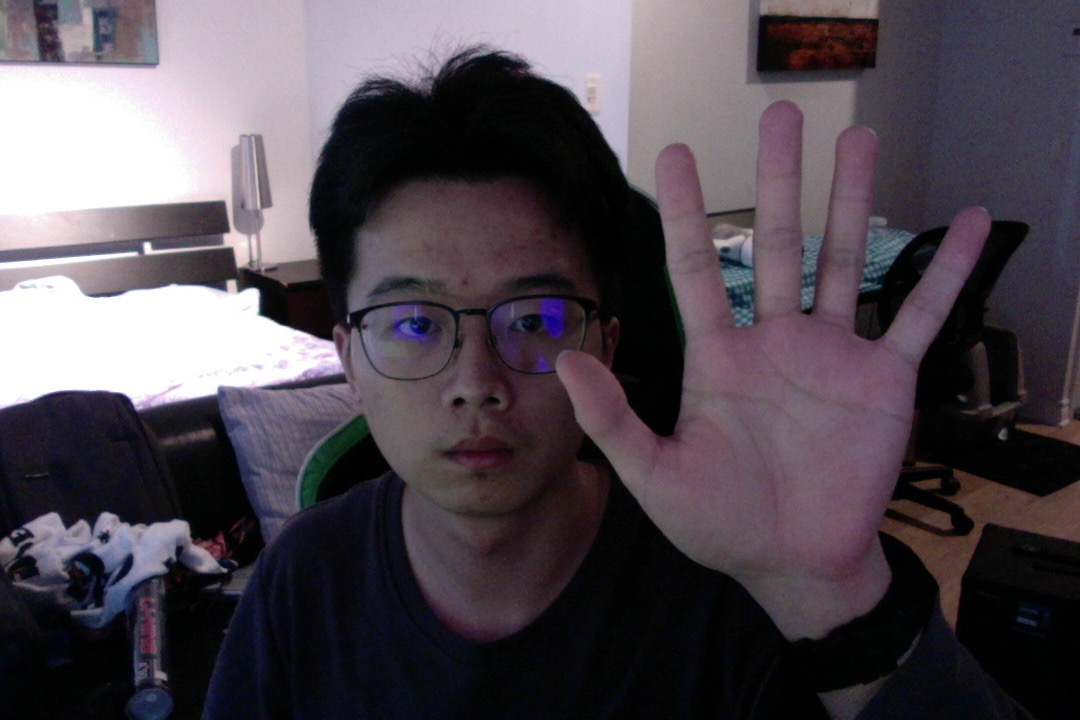
#> input picture scripts/test.jpg, 1080 x 720 px
$ python canny_detector.py --input test.jpg
#> lines starting #> are read from the running program, lines starting #| are printed output that depends on the picture
from __future__ import print_function
import cv2 as cv
import argparse

max_lowThreshold = 100
window_name = 'Edge Map'
title_trackbar = 'Min Threshold:'
ratio = 3
kernel_size = 3


def CannyThreshold(val):
    low_threshold = val
    img_blur = cv.blur(src_gray, (3, 3))
    detected_edges = cv.Canny(img_blur, low_threshold, low_threshold * ratio, kernel_size)
    mask = detected_edges != 0
    dst = src * (mask[:, :, None].astype(src.dtype))
    cv.imshow(window_name, dst)


parser = argparse.ArgumentParser(description='Code for Canny Edge Detector tutorial.')
parser.add_argument('--input', help='Path to input image.', default='../dataset/test/image1.jpg')
args = parser.parse_args()
src = cv.imread(cv.samples.findFile(args.input))
#> src is the input picture: shape (720, 1080, 3); mean B, G, R 81.2, 73.3, 81
if src is None:
    print('Could not open or find the image: ', args.input)
    exit(0)
src_gray = cv.cvtColor(src, cv.COLOR_BGR2GRAY)
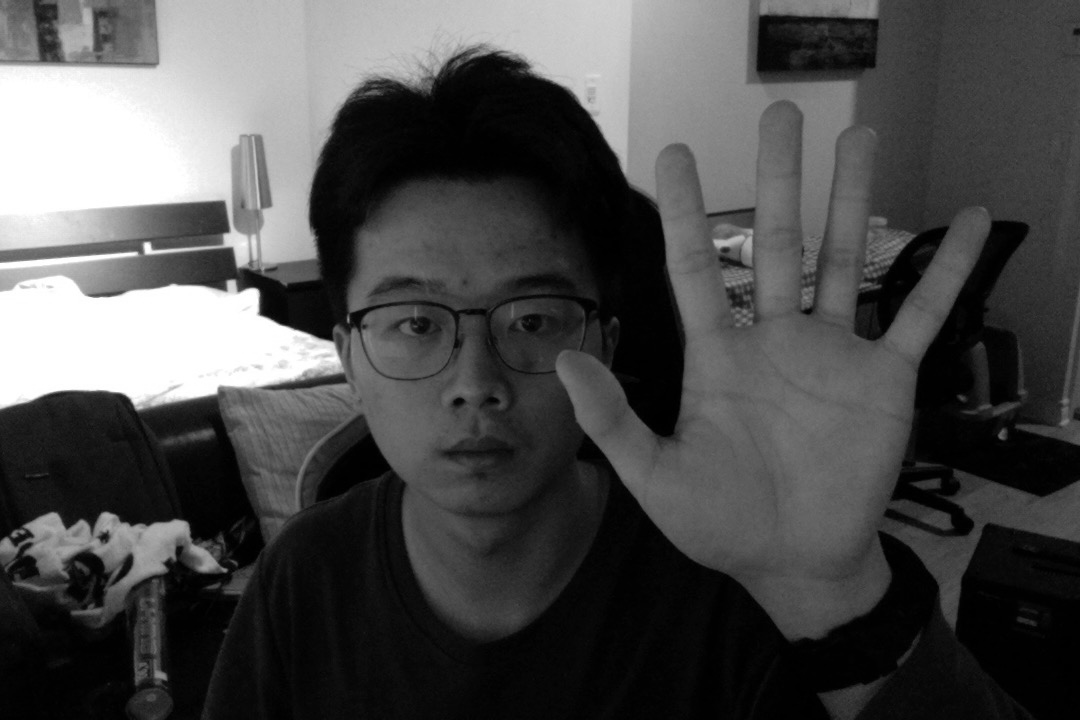
#> src_gray: shape (720, 1080); min 0, max 255, mean 76.5
cv.namedWindow(window_name)
cv.createTrackbar(title_trackbar, window_name, 0, max_lowThreshold, CannyThreshold)
#> slider 'Min Threshold:' is set to 20
CannyThreshold(0)
#> in CannyThreshold, `detected_edges = cv.Canny(img_blur, low_threshold, low_threshold * rat..`:
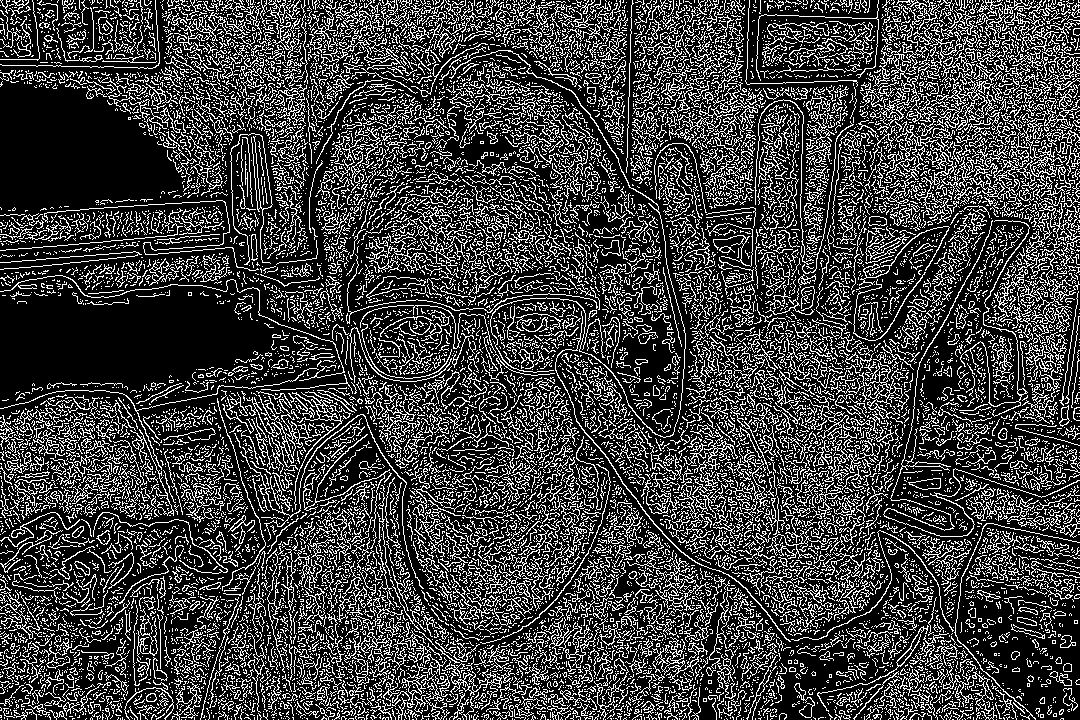
#> detected_edges: shape (720, 1080); 24.7% white in thin lines or dots
#> in CannyThreshold, `mask = detected_edges != 0`: mask: shape (720, 1080) bool; 24.7% white in thin lines or dots
#> in CannyThreshold, `dst = src * (mask[:, :, None].astype(src.dtype))`:
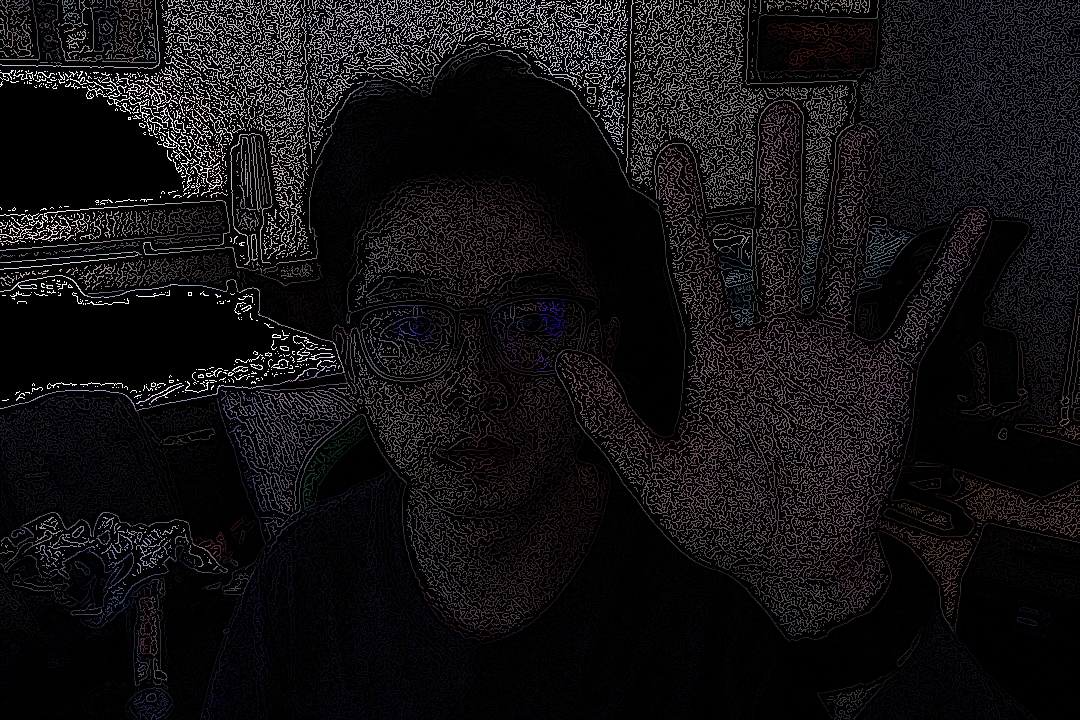
#> dst: shape (720, 1080, 3); mean B, G, R 18.3, 16.2, 18.3
cv.waitKey()
#> call 2 of CannyThreshold, with val = 20
#> in CannyThreshold (call 2), `detected_edges = cv.Canny(img_blur, low_threshold, low_threshold * rat..`:
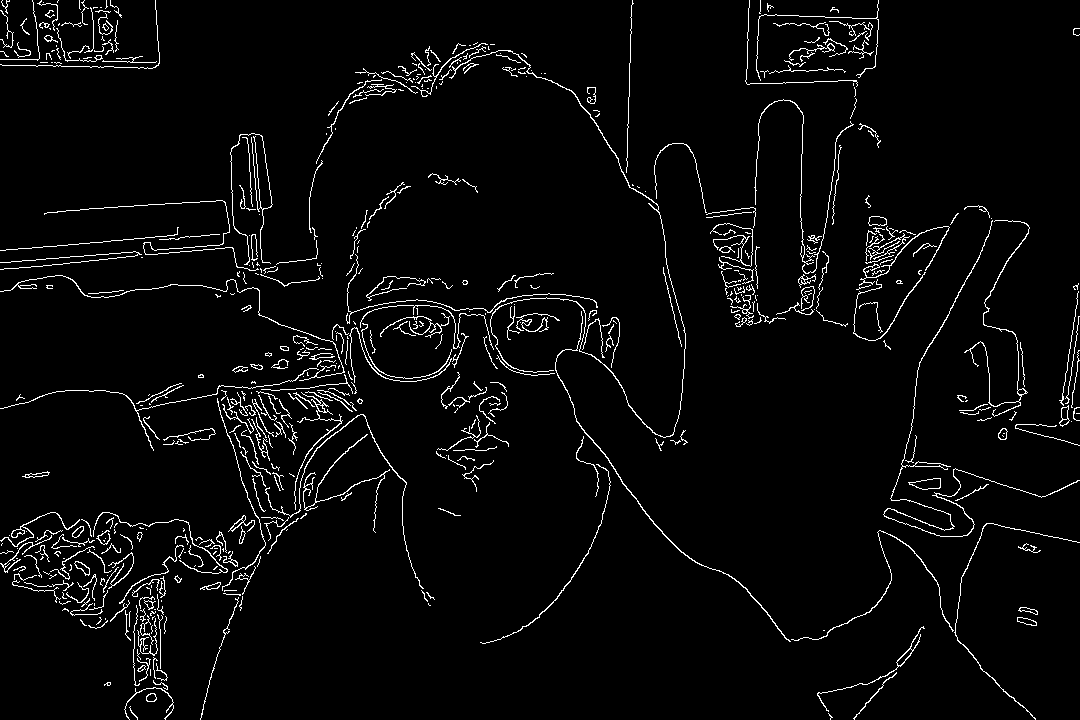
#> detected_edges: shape (720, 1080); 3.6% white in thin lines or dots
#> in CannyThreshold (call 2), `mask = detected_edges != 0`: mask: shape (720, 1080) bool; 3.6% white in thin lines or dots
#> in CannyThreshold (call 2), `dst = src * (mask[:, :, None].astype(src.dtype))`:
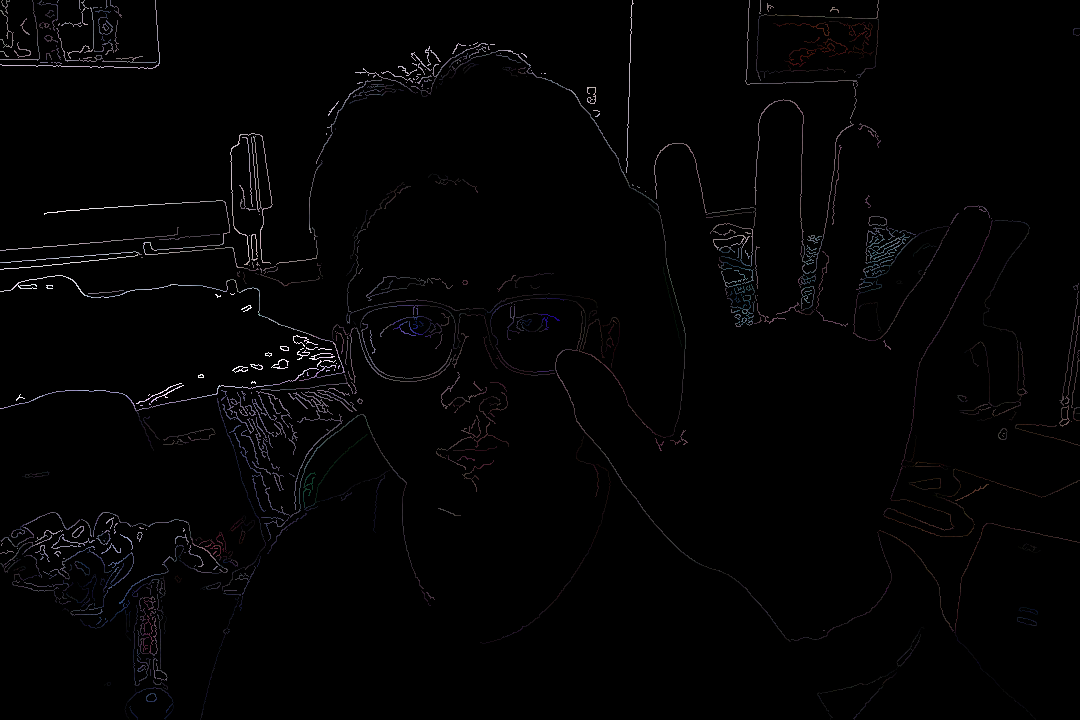
#> dst: shape (720, 1080, 3); mean B, G, R 3, 2.6, 2.9

$ run again, on dataset/all_data/007644401_02_r.jpg
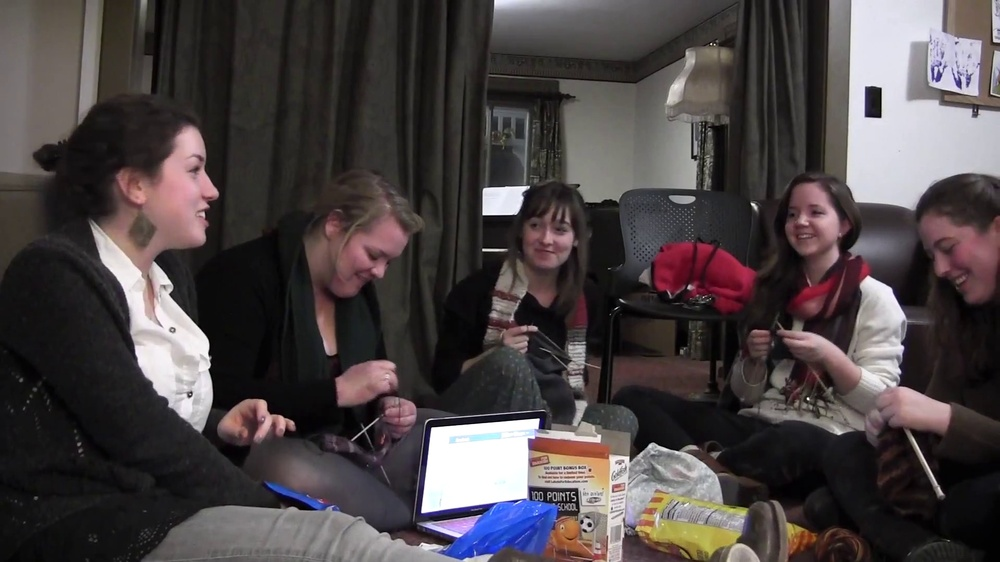
#> input picture dataset/all_data/007644401_02_r.jpg, 1000 x 562 px, shrunk from 1920 x 1080 before the run
#> src is the input picture: shape (562, 1000, 3); mean B, G, R 68.4, 67.3, 74.3
#> in CannyThreshold, `detected_edges = cv.Canny(img_blur, low_threshold, low_threshold * rat..`:
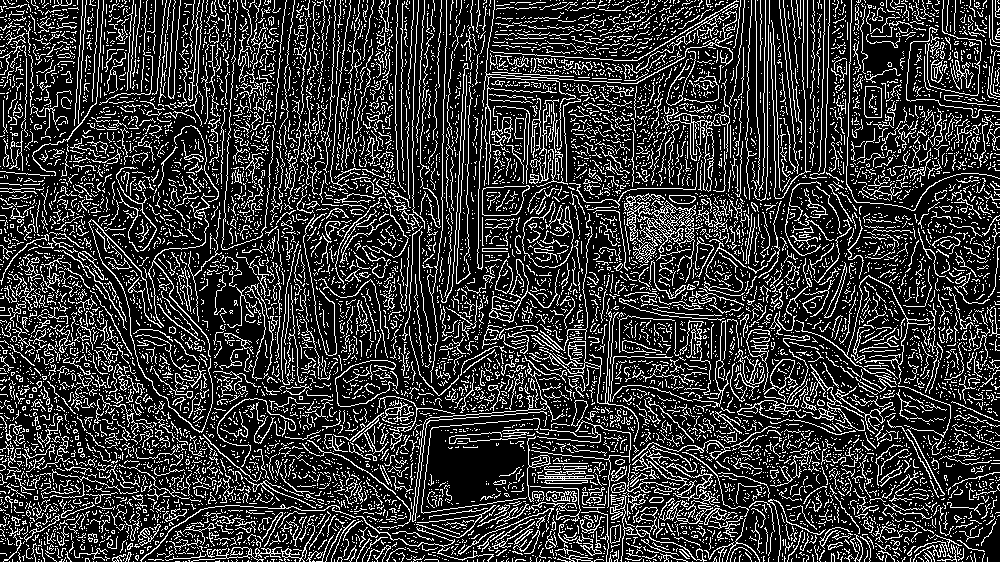
#> detected_edges: shape (562, 1000); 21.3% white in thin lines or dots
#> mask: shape (562, 1000) bool; 21.3% white in thin lines or dots
#> detected_edges: shape (562, 1000); 8.3% white in thin lines or dots
#> mask: shape (562, 1000) bool; 8.3% white in thin lines or dots
#> in CannyThreshold (call 2), `dst = src * (mask[:, :, None].astype(src.dtype))`:
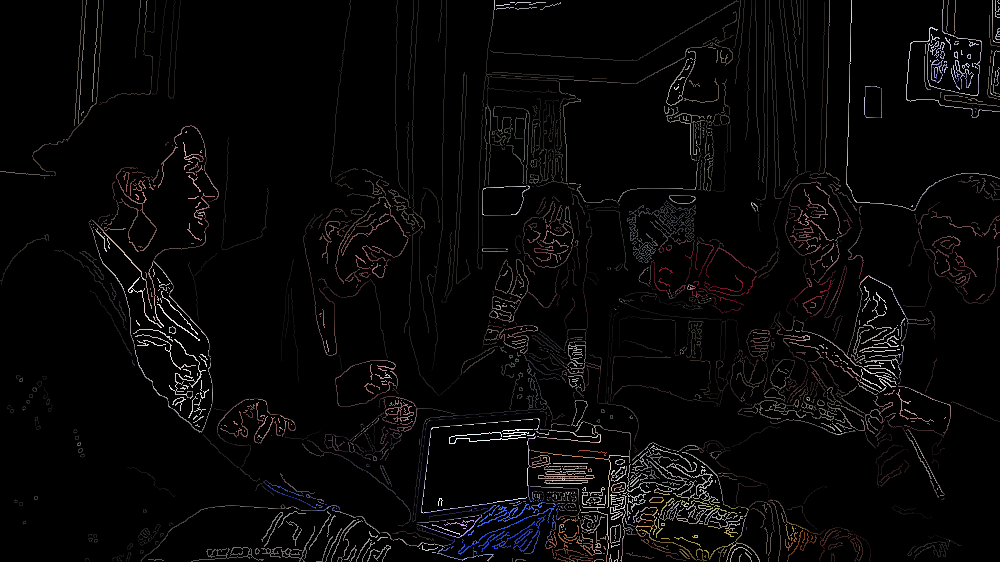
#> dst: shape (562, 1000, 3); mean B, G, R 7.1, 6.9, 7.7
